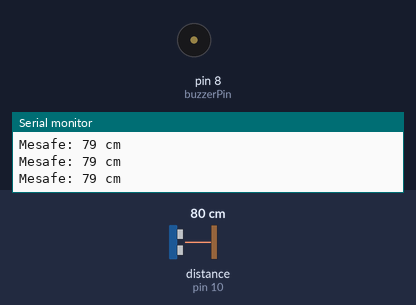
Recording of a sketch running on a simulated Arduino Uno, built with avr-gcc and run on an emulated ATmega328P. Parts: buzzer (waves = sounding, pin HIGH), the last lines printed to the serial monitor. Wiring (inferred from the names in the program): ultrasonic range finder: trigger pin 9; echo pin 10. The inputs (shaded band) are chosen by the test bench; at power-on: distance to the obstacle (sensor on pin 10) 80 cm. The echo pulse lasts 58.3 µs per cm; pins used as bus, display or sensor lines are not drawn.

Above: at 1.2 s.
1.3 s: distance to the obstacle (sensor on pin 10) set to 53 cm
2.8 s: distance to the obstacle (sensor on pin 10) set to 48 cm
At 5.6 s:
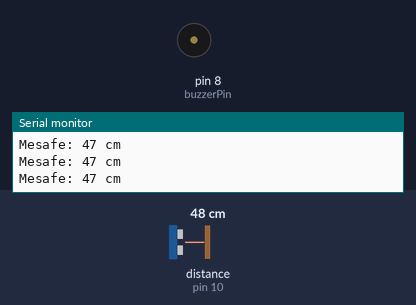
5.8 s: distance to the obstacle (sensor on pin 10) set to 60 cm
At 6.7 s:
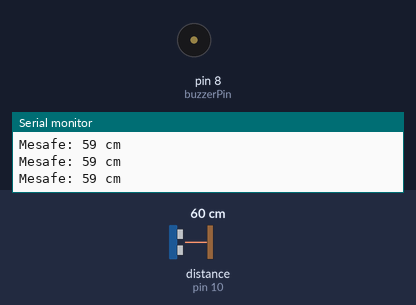
7.3 s: distance to the obstacle (sensor on pin 10) set to 35 cm
At 8.0 s:
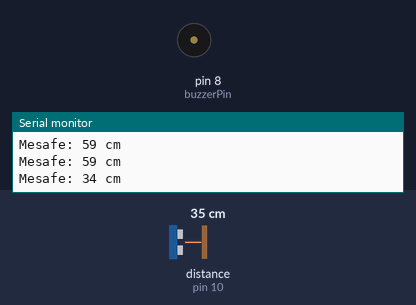
Timing chart, 0 to 11.3 s (numbered marks = the images above; inputs shaded):
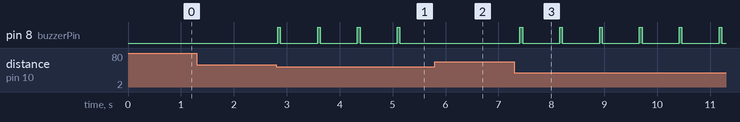

Measured:
- the behaviour switches between 51 and 50 cm on distance to the obstacle (sensor on pin 10) (found by bisection; images 0 and 1)
- after the input at 2.8 s, pin 8 (buzzerPin): alternates HIGH for 0.05 s and LOW for 0.70 s, starting at once
- after the input at 5.8 s, pin 8 (buzzerPin): stops changing and stays LOW
- after the input at 7.3 s, pin 8 (buzzerPin): alternates HIGH for 0.05 s and LOW for 0.70 s, starting after 0.10 s

The sketch:

yakla_ma_sens_r_.ino
```cpp
#define trigPin 9
#define echoPin 10
#define buzzerPin 8

void setup() {
  pinMode(trigPin, OUTPUT);
  pinMode(echoPin, INPUT);
  pinMode(buzzerPin, OUTPUT);
  Serial.begin(9600);
}

void loop() {
  long duration;
  int distance;

  // Mesafe ölçüm
  digitalWrite(trigPin, LOW);
  delayMicroseconds(2);
  digitalWrite(trigPin, HIGH);
  delayMicroseconds(10);
  digitalWrite(trigPin, LOW);

  duration = pulseIn(echoPin, HIGH);
  distance = duration * 0.034 / 2;

  Serial.print("Mesafe: ");
  Serial.print(distance);
  Serial.println(" cm");

  // ses hızı
  if (distance < 10) {
    bip(100); // çok hızlı
  } else if (distance < 20) {
    bip(200); // orta hızlı
  } else if (distance < 30) {
    bip(400); // daha yavaş
  } else if (distance < 50) {
    bip(700); // çok yavaş
  } else {
    digitalWrite(buzzerPin, LOW); //çok uzaksa ses yok
    delay(100);
  }
}

// Bip fonksiyonu
void bip(int gecikmeMs) {
  digitalWrite(buzzerPin, HIGH);
  delay(50);
  digitalWrite(buzzerPin, LOW);
  delay(gecikmeMs);
}
```
